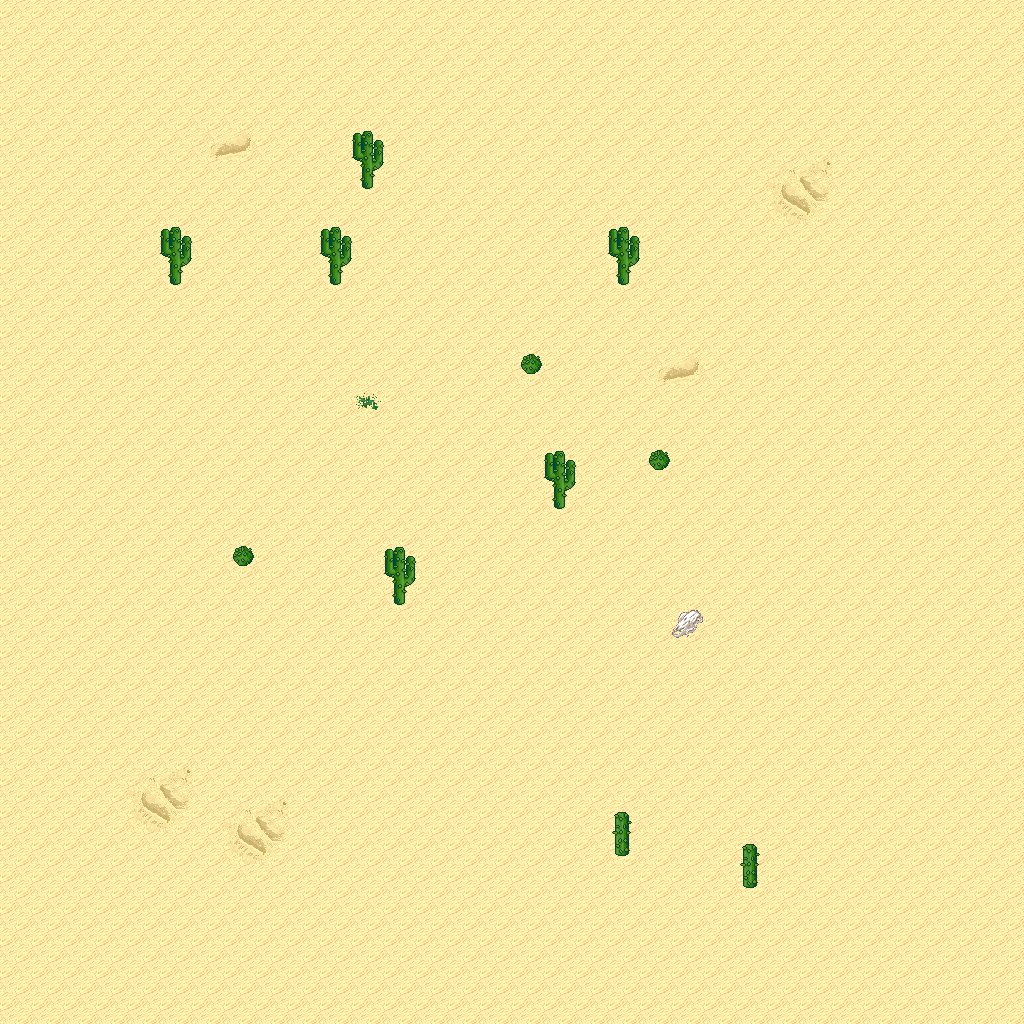

Tiled map render using the project's own tile images. Description and the map definition, with tile-layer contents summarised, below:
An orthogonal 32x32 tile map with 32x32 px tiles, 5 tile layers (Ground, Objects, Objects2, Above, ...), 1 hidden layer not drawn, 8 tilesets.

<map version="1.10" tiledversion="1.11.0" orientation="orthogonal" renderorder="right-down" width="32" height="32" tilewidth="32" tileheight="32" infinite="0" nextlayerid="11" nextobjectid="1">
 <tileset firstgid="1" name="logic_collision" tilewidth="32" tileheight="32" tilecount="1" columns="1">
  <image source="../drawable/logic_collision.png" width="32" height="32" />
 </tileset>
 <tileset firstgid="2" name="ground_ground" tilewidth="32" tileheight="32" tilecount="33" columns="3">
  <image source="../drawable/ground_ground.png" width="96" height="352" />
 </tileset>
 <tileset firstgid="35" name="ground_ridge_earth_pale" tilewidth="32" tileheight="32" tilecount="96" columns="12">
  <image source="../drawable/ground_ridge_earth_pale.png" width="384" height="256" />
 </tileset>
 <tileset firstgid="131" name="ground_ridge_earth_dark" tilewidth="32" tileheight="32" tilecount="96" columns="12">
  <image source="../drawable/ground_ridge_earth_dark.png" width="384" height="256" />
 </tileset>
 <tileset firstgid="227" name="terrain_desert" tilewidth="32" tileheight="32" tilecount="88" columns="8">
  <image source="../drawable/terrain_desert.png" width="256" height="352" />
 </tileset>
 <tileset firstgid="315" name="plant_tree_tree_darkgreen" tilewidth="32" tileheight="32" tilecount="88" columns="8">
  <image source="../drawable/plant_tree_tree_darkgreen.png" width="256" height="352" />
 </tileset>
 <tileset firstgid="403" name="plant_cactus_2" tilewidth="32" tileheight="32" tilecount="10" columns="5">
  <image source="../drawable/plant_cactus_2.png" width="160" height="64" />
 </tileset>
 <tileset firstgid="413" name="ground_sand_2" tilewidth="32" tileheight="32" tilecount="15" columns="5">
  <image source="../drawable/ground_sand_2.png" width="160" height="96" />
 </tileset>
 <layer id="1" name="Ground" width="32" height="32">
  <data>[1024 cells, 1024 non-empty, 9 distinct tile ids]</data>
 </layer>
 <layer id="2" name="Objects" width="32" height="32">
  <data>[1024 cells, 11 non-empty, 3 distinct tile ids]</data>
 </layer>
 <layer id="3" name="Objects2" width="32" height="32">
  <data>[1024 cells, 0 non-empty, 0 distinct tile ids]</data>
 </layer>
 <layer id="4" name="Above" width="32" height="32">
  <data>[1024 cells, 8 non-empty, 2 distinct tile ids]</data>
 </layer>
 <layer id="5" name="Above2" width="32" height="32">
  <data>[1024 cells, 0 non-empty, 0 distinct tile ids]</data>
 </layer>
 <layer id="6" name="Walkable" width="32" height="32" visible="0">
  <data>[1024 cells, 12 non-empty, 1 distinct tile ids]</data>
 </layer>
 <objectgroup id="7" name="Mapevents" />
 <objectgroup id="8" name="Spawn" />
 <objectgroup id="9" name="Keys" />
 <objectgroup id="10" name="Replace" />
</map>
